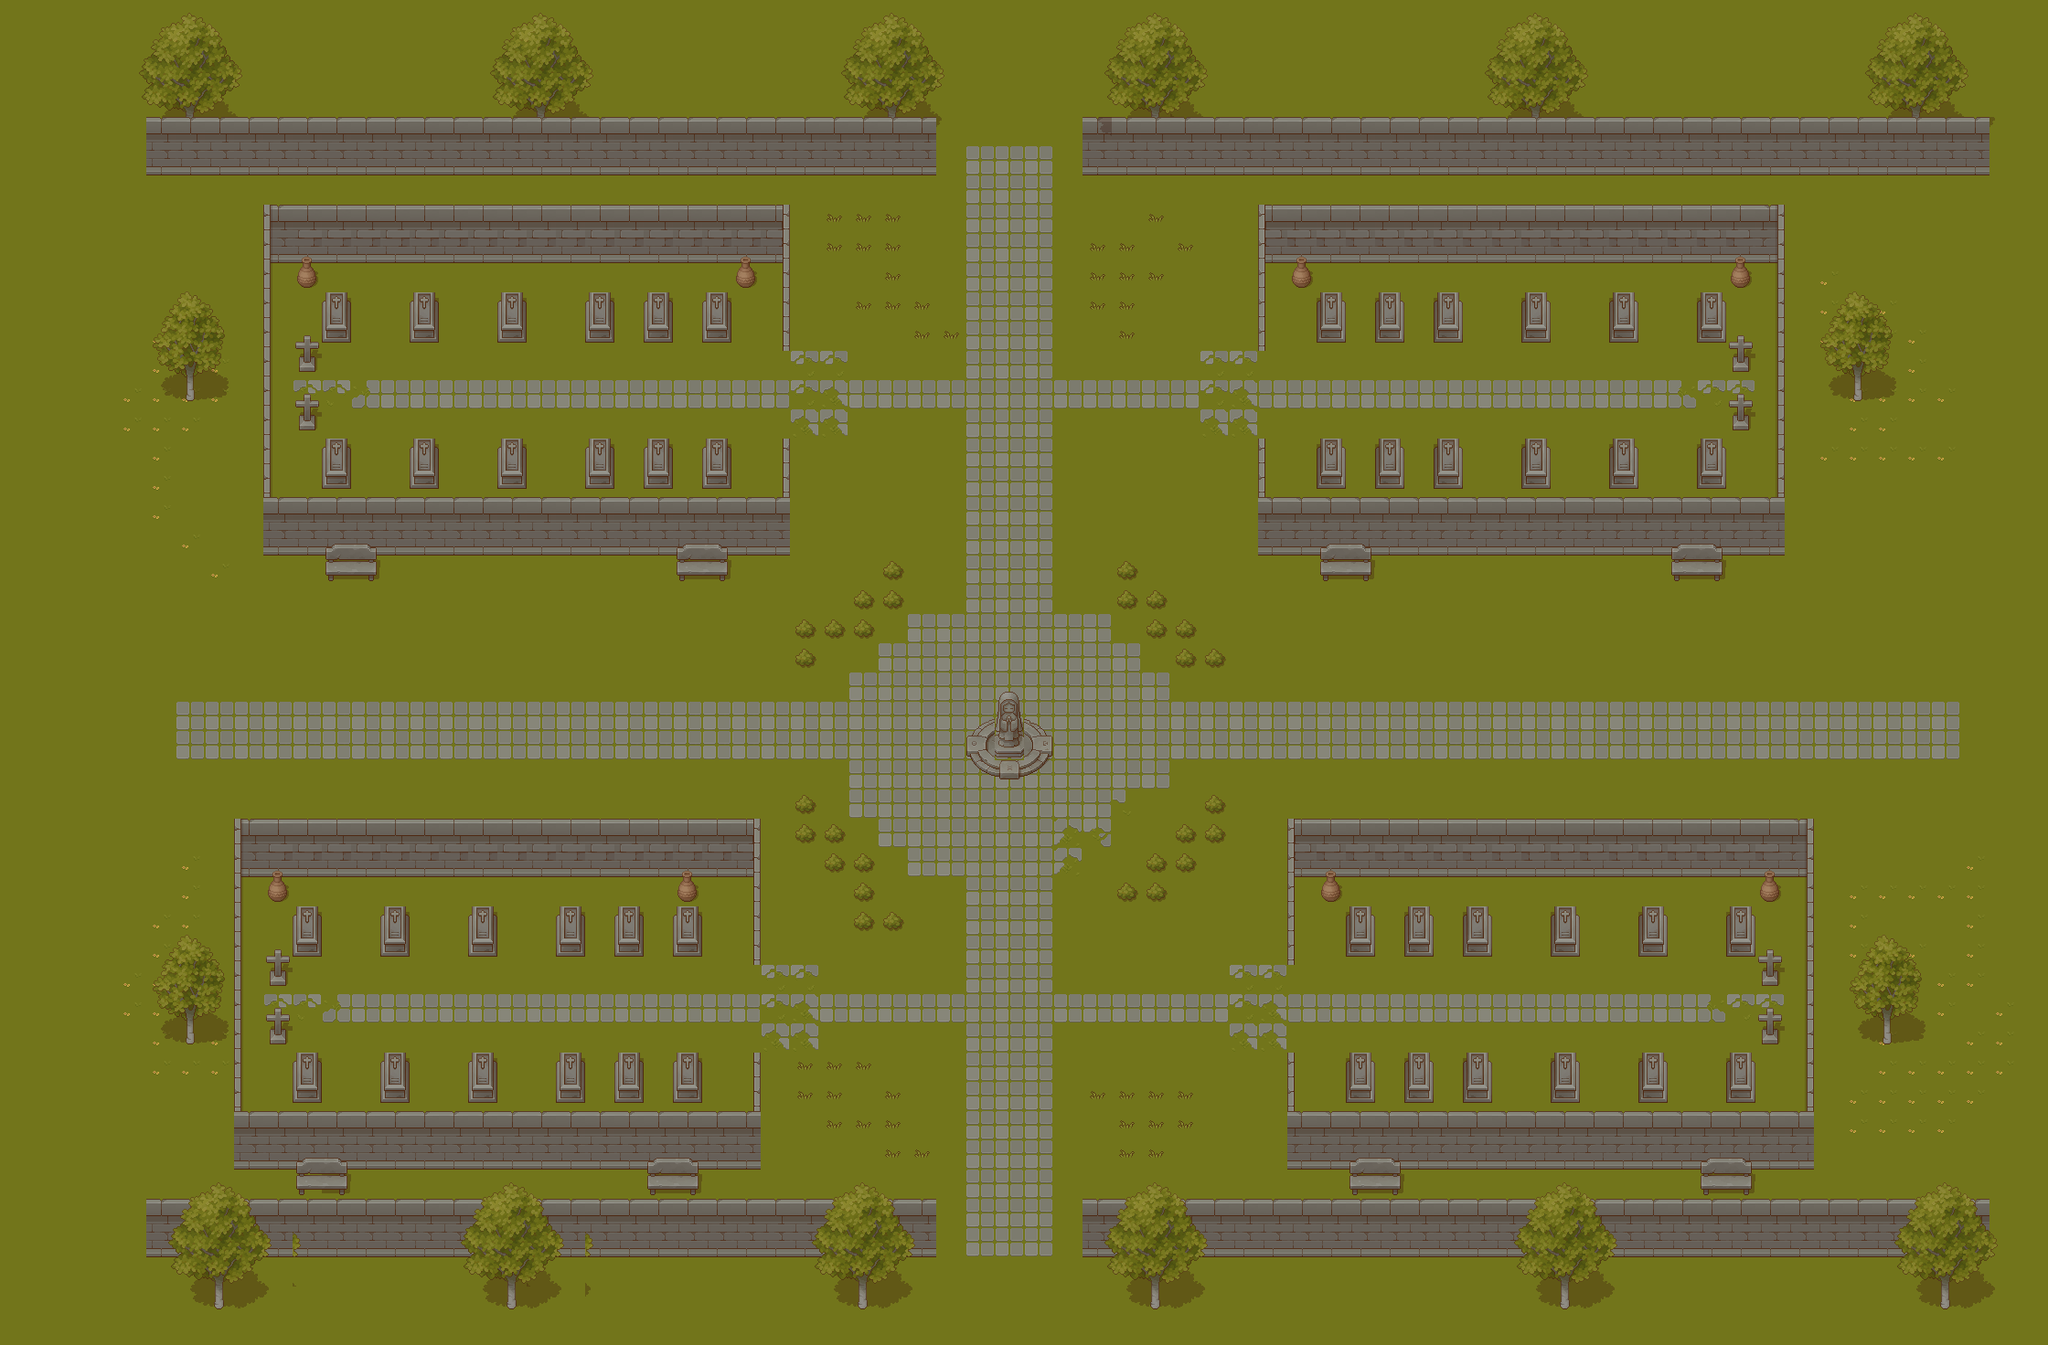

Tiled map render using the project's own tile images. Description and the map definition, with tile-layer contents summarised, below:
An orthogonal 70x46 tile map with 32x32 px tiles, 7 tile layers (Ground, Ground_plants, plant_top, walls, ...), 1 hidden layer not drawn, 5 tilesets and 32 objects (4x enemy_spawn, player_spawn).

<map version="1.10" tiledversion="1.12.2" orientation="orthogonal" renderorder="right-down" width="70" height="46" tilewidth="32" tileheight="32" infinite="0" nextlayerid="14" nextobjectid="44">
 <editorsettings>
  <export target="../public/assets/maps/map3.json" format="json" />
 </editorsettings>
 <tileset firstgid="1" name="Grass" tilewidth="32" tileheight="32" tilecount="64" columns="8">
  <image source="../public/assets/map/TX Tileset Grass.png" width="256" height="256" />
 </tileset>
 <tileset firstgid="65" name="wall" tilewidth="32" tileheight="32" tilecount="256" columns="16">
  <image source="../public/assets/map/TX Tileset Wall.png" width="512" height="512" />
 </tileset>
 <tileset firstgid="321" name="Props" tilewidth="32" tileheight="32" tilecount="256" columns="16">
  <image source="../public/assets/map/TX Props with Shadow.png" width="512" height="512" />
 </tileset>
 <tileset firstgid="577" name="Plant" tilewidth="32" tileheight="32" tilecount="256" columns="16">
  <image source="../public/assets/map/TX Plant with Shadow.png" width="512" height="512" />
 </tileset>
 <tileset firstgid="833" name="props" tilewidth="32" tileheight="32" tilecount="256" columns="16">
  <image source="../public/assets/map/TX Props.png" width="512" height="512" />
 </tileset>
 <layer id="1" name="Ground" width="70" height="46">
  <data>[3220 cells, 3220 non-empty, 8 distinct tile ids]</data>
 </layer>
 <layer id="9" name="Ground_plants" width="70" height="46">
  <data>[3220 cells, 71 non-empty, 2 distinct tile ids]</data>
 </layer>
 <layer id="8" name="plant_top" width="70" height="46">
  <data>[3220 cells, 210 non-empty, 40 distinct tile ids]</data>
 </layer>
 <layer id="3" name="walls" width="70" height="46">
  <data>[3220 cells, 520 non-empty, 4 distinct tile ids]</data>
 </layer>
 <layer id="4" name="Objects" width="70" height="46">
  <data>[3220 cells, 200 non-empty, 31 distinct tile ids]</data>
 </layer>
 <layer id="5" name="walls vert" width="70" height="46">
  <data>[3220 cells, 68 non-empty, 2 distinct tile ids]</data>
 </layer>
 <layer id="7" name="plant_bottom" width="70" height="46">
  <data>[3220 cells, 155 non-empty, 25 distinct tile ids]</data>
 </layer>
 <layer id="10" name="collision" width="70" height="46" visible="0" opacity="0.35">
  <data>[3220 cells, 643 non-empty, 1 distinct tile ids]</data>
 </layer>
 <objectgroup id="11" name="collision_objects" visible="0">
  <object id="4" x="857.333" y="226.667" width="6.66667" height="156" />
  <object id="5" x="858.667" y="481.333" width="5.33333" height="66.6667" />
  <object id="6" x="1377.33" y="226.667" width="5.33333" height="153.333" />
  <object id="7" x="1377.33" y="478.667" width="8" height="66.6667" />
  <object id="9" x="826.667" y="897.333" width="6.66667" height="158.667" />
  <object id="10" x="288" y="226" width="7" height="317" />
  <object id="11" x="257" y="898" width="5" height="319" />
  <object id="12" x="825" y="1154" width="7" height="62" />
  <object id="13" x="1408" y="896" width="7" height="161" />
  <object id="14" x="1409" y="1153" width="7" height="61" />
  <object id="15" x="1977" y="898" width="7" height="313" />
  <object id="16" x="1945" y="226" width="6" height="319" />
  <object id="17" x="1896" y="390" width="16" height="13" />
  <object id="18" x="1897" y="455" width="16" height="14" />
  <object id="19" x="1930" y="1063" width="16" height="15" />
  <object id="20" x="1929" y="1128" width="14" height="13" />
  <object id="21" x="296" y="1064" width="14" height="13" />
  <object id="22" x="298" y="1126" width="13" height="16" />
  <object id="23" x="1893" y="295.667" width="21.3333" height="18.6667" />
  <object id="24" x="1411" y="295.667" width="25" height="18.3333" />
  <object id="25" x="1444.67" y="967.333" width="21.3333" height="19" />
  <object id="26" x="1924.33" y="968.667" width="22.3333" height="18" />
  <object id="27" x="740" y="967.667" width="23" height="20.6667" />
  <object id="28" x="292.333" y="971.333" width="23.6667" height="14.6667" />
  <object id="29" x="327" y="455.333" width="19" height="15.6667" />
  <object id="30" x="327.667" y="390" width="17.3333" height="16" />
  <object id="38" x="3790.91" y="-1178.79">
   <capsule />
  </object>
 </objectgroup>
 <objectgroup id="13" name="spawns">
  <object id="39" name="player_start" type="player_spawn" x="1102" y="866">
   <properties>
    <property name="direction" value="center" />
    <property name="enabled" type="bool" value="true" />
    <property name="role" value="player" />
   </properties>
   <point />
  </object>
  <object id="40" name="enemy_spawn_south_west" type="enemy_spawn" x="832" y="1120">
   <properties>
    <property name="direction" value="south_west" />
    <property name="enabled" type="bool" value="true" />
    <property name="role" value="enemy" />
   </properties>
   <point />
  </object>
  <object id="41" name="enemy_spawn_north_west" type="enemy_spawn" x="866" y="442">
   <properties>
    <property name="direction" value="north_west" />
    <property name="enabled" type="bool" value="true" />
    <property name="role" value="enemy" />
   </properties>
   <point />
  </object>
  <object id="42" name="enemy_spawn_north_east" type="enemy_spawn" x="1378" y="436">
   <properties>
    <property name="direction" value="north_east" />
    <property name="enabled" type="bool" value="true" />
    <property name="role" value="enemy" />
   </properties>
   <point />
  </object>
  <object id="43" name="enemy_spawn_south_east" type="enemy_spawn" x="1404" y="1118">
   <properties>
    <property name="direction" value="south_east" />
    <property name="enabled" type="bool" value="true" />
    <property name="role" value="enemy" />
   </properties>
   <point />
  </object>
 </objectgroup>
</map>
